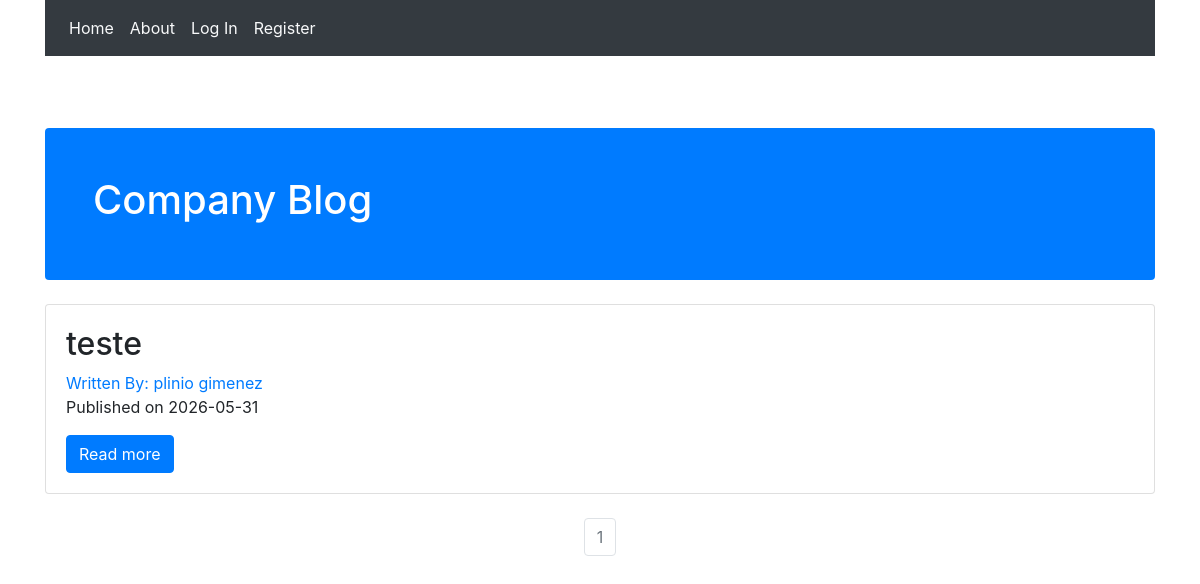
The page / on the database its author committed.
### compblog/models.py (models this page shows, shortened)
class BlogPost(db.Model):
   users = db.relationship(User)
   id = db.Column(db.Integer,primary_key=True)
   user_id = db.Column(db.Integer,db.ForeignKey('users.id'),nullable=False)
   date = db.Column(db.DateTime, nullable=False,default=datetime.now)
   title = db.Column(db.String(140),nullable=False)
   text = db.Column(db.Text,nullable=False)

class User(db.Model,UserMixin):
    __tablename__ = 'users'
    id = db.Column(db.Integer,primary_key=True)
    profile_image = db.Column(db.String(64), nullable=False, default='default_profile.jpg')
    email = db.Column(db.String(64),unique=True, index=True)
    username = db.Column(db.String(64),index=True,unique=True)
    password = db.Column(db.String(256))
    posts = db.relationship('BlogPost', backref='author',lazy=True)

### compblog/core/views.py (the view)
@core.route('/')
def index():
    page = request.args.get('page', 1, type=int)
    blog_posts = BlogPost.query.order_by(BlogPost.date.desc()).paginate(page=page, per_page=5)
    return render_template("index.html", blog_posts=blog_posts)

### compblog/templates/index.html (shortened to what this page needs)
{% extends "base.html" %}
{% block content %}
  <div class="mt-4 p-5 bg-primary text-white rounded">
    <h1>Company Blog</h1>
  </div>
  <div class="mt-4">
    {% for post in blog_posts.items %}
      <div class="card mb-4">
        <div class="card-body">
          <h2><a class="card-title" href="{{ url_for('blog_posts.blog_post', blog_post_id=post.id) }}">{{ post.title }}</a></h2>
         <a href="{{ url_for('users.user_posts', username=post.author.username) }}">Written By: {{ post.author.username }}</a>
          <p>Published on {{ post.date.strftime('%Y-%m-%d') }}</p>
          <a href="{{ url_for('blog_posts.blog_post', blog_post_id=post.id) }}" class="btn btn-primary">Read more</a>
        </div>
      </div>
    {% endfor %}
  </div>
   <nav aria-label="Page navigation example">
     <ul class="pagination justify-content-center">
       {% for page_num in blog_posts.iter_pages(left_edge=1, right_edge=1, left_current=1, right_current=2) %}
          {% if blog_posts.page == page_num %}
          <li class="page-item disabled">
            <a class="page-link" href="{{ url_for('core.index', page=page_num) }}">{{ page_num }}</a></li>
          {% else %}
            <li class="page-item"><a class="page-link" href="{{ url_for('core.index', page=page_num) }}">{{ page_num }}</a></li>
          {% endif %}
      {% endfor %}
    </nav>
{% endblock %}

### rows shown on the page
BlogPost: title "teste", author.username "plinio gimenez", date "2026-05-31"

### other values the page prints
{{ page_num }} "1"
